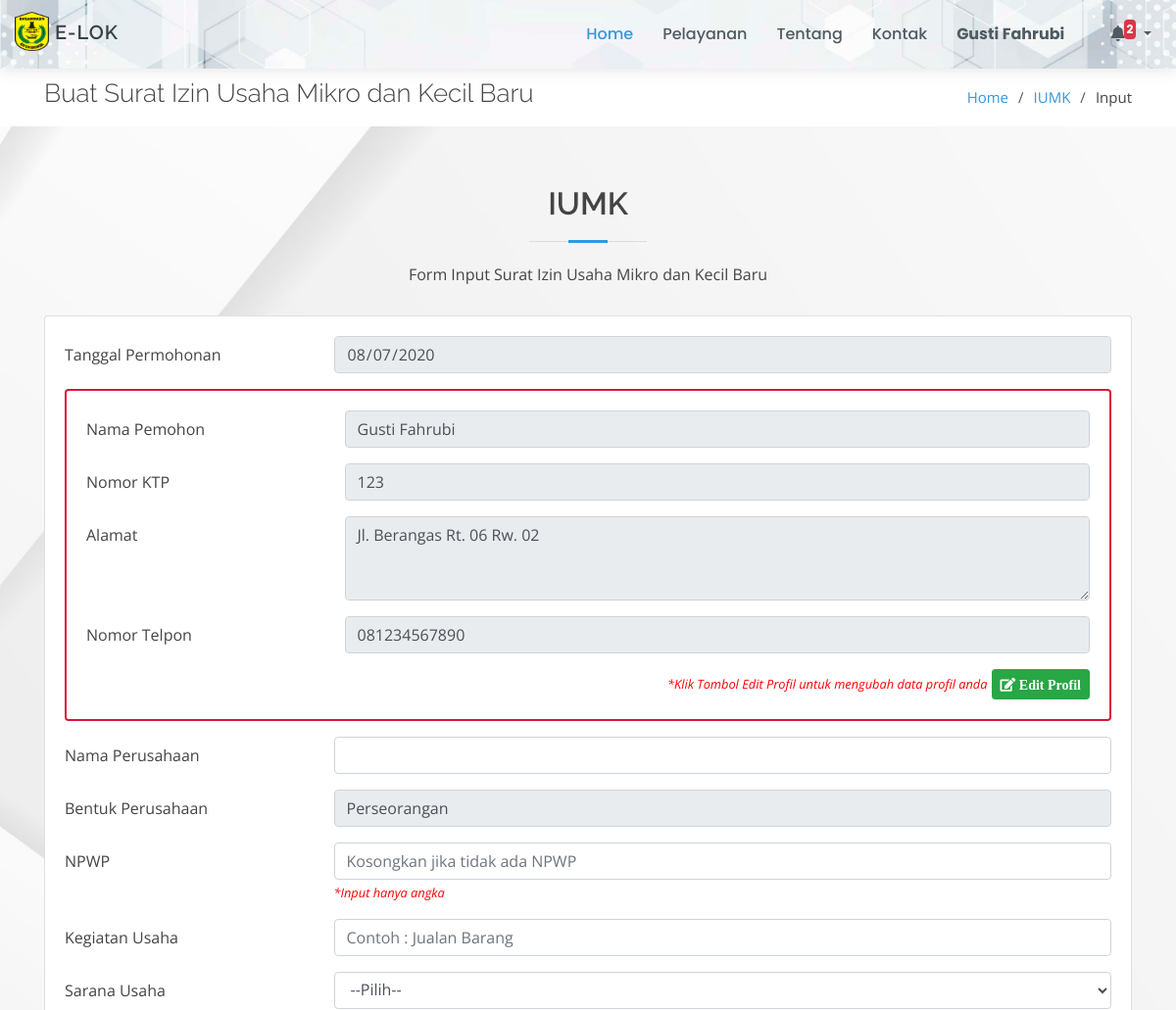
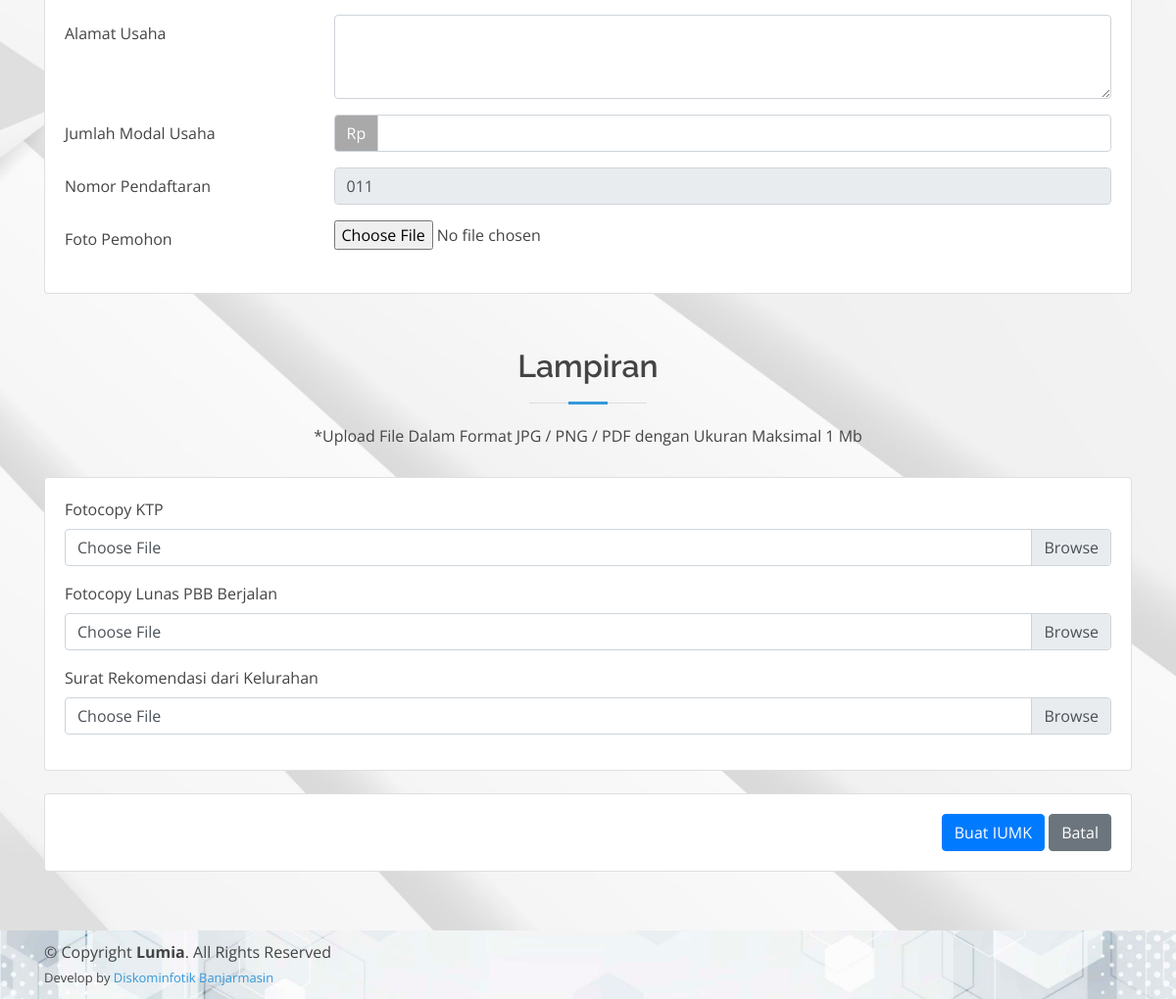
The page /page/iumk/input-iumk (signed in) on the database its author committed (2 pictures, top to bottom).
### tables this page shows
CREATE TABLE `masyarakat` (
  `id_masyarakat` int(11) NOT NULL,
  `nama` varchar(50) NOT NULL,
  `nik` int(25) NOT NULL,
  `tempat_lahir` varchar(50) NOT NULL,
  `tgl_lahir` date NOT NULL,
  `jk` varchar(12) NOT NULL,
  `agama` varchar(20) NOT NULL,
  `telpon` varchar(13) NOT NULL,
  `alamat` text NOT NULL,
  `password` text NOT NULL
);

CREATE TABLE `lampiran_iumk` (
  `id_lampiran` int(11) NOT NULL,
  `nama_lampiran` text NOT NULL
);

### config/config.php (called while the page is built, shortened)
<?php
function base_url($url = null)
{
	$base_url = "http://localhost/layanan-kecamatan";
	if ($url != null) {
		return $base_url . "/" . $url;
	} else {
		return $base_url;
	}
}

### page/iumk/input-iumk.php (the view, shortened to what this page needs)
<!DOCTYPE html>
<html lang="en">
<?php
include_once "../../config/config.php";
include_once "../../template/ui/head.php";
$idm      = $_SESSION['id_masyarakat'];
$data_mas = $koneksi->query("SELECT * FROM masyarakat WHERE id_masyarakat = '$idm'")->fetch_array();
$cekiumk = $koneksi->query("SELECT * FROM iumk");
if (mysqli_num_rows($cekiumk) === 0) {
    $query  = mysqli_query($koneksi, "SELECT max(nomor_urut) AS kode FROM nomor_urut_iumk");
    $data   = mysqli_fetch_array($query);
    $kode   = $data['kode'];
    $nourut = $kode++;
} else {
    $query  = mysqli_query($koneksi, "SELECT max(nomor_iumk) AS kode FROM iumk");
    $data   = mysqli_fetch_array($query);
    $kode   = $data['kode'];
    $nourut = (int) substr($kode, 8, 3);
    $nourut++;
}
?>
<body>
    <?php include_once "../../template/ui/header.php"; ?>
    <main id="main">
        <section id="breadcrumbs" class="breadcrumbs">
            <div class="container">
                <div class="d-flex justify-content-between align-items-center">
                    <h2>Buat Surat Izin Usaha Mikro dan Kecil Baru</h2>
                    <ol>
                        <li><a href="<?= base_url(); ?>">Home</a></li>
                        <li><a href="<?= base_url('page/iumk'); ?>">IUMK</a></li>
                        <li>Input</li>
                    </ol>
                </div>
            </div>
        </section>
        <section id="services" class="services graform">
            <div class="container">
                <div class="section-title">
                    <h2>IUMK</h2>
                    <p>Form Input Surat Izin Usaha Mikro dan Kecil Baru</p>
                </div>
                <form action="" method="POST" enctype="multipart/form-data" class="form-input">
                    <div class="row">
                        <div class="col-md-12">
                            <div class="card">
                                <div class="card-body">
                                    <div class="form-group row">
                                        <label for="tanggal" class="col-sm-3 col-form-label">Tanggal Permohonan</label>
                                        <div class="col-sm-9">
                                            <input type="date" class="form-control datepicker" id="tanggal" name="tanggal" value="<?= date('Y-m-d') ?>" required readonly>
                                        </div>
                                    </div>
                                    <div class="card mb-3" style="border: 2px solid crimson;">
                                        <div class="card-body">
                                            <div class="form-group row">
                                                <label for="nama_pemohon" class="col-sm-3 col-form-label">Nama Pemohon</label>
                                                <div class="col-sm-9">
                                                    <input name="nama_pemohon" id="nama_pemohon" class="form-control" required readonly value="<?= $data_mas['nama'] ?>">
                                                </div>
                                            </div>
                                            <div class="form-group row">
                                                <label for="nomor_ktp" class="col-sm-3 col-form-label">Nomor KTP</label>
                                                <div class="col-sm-9">
                                                    <input type="text" class="form-control" id="nomor_ktp" name="nomor_ktp" onkeypress="return Angkasaja(event)" maxlength="25" required readonly value="<?= $data_mas['nik'] ?>">
                                                </div>
                                            </div>
                                            <div class="form-group row">
                                                <label for="alamat" class="col-sm-3 col-form-label">Alamat</label>
                                                <div class="col-sm-9">
                                                    <textarea class="form-control" name="alamat" id="alamat" rows="3" required readonly><?= $data_mas['alamat'] ?></textarea>
                                                </div>
                                            </div>
                                            <div class="form-group row">
                                                <label for="no_telp" class="col-sm-3 col-form-label">Nomor Telpon</label>
                                                <div class="col-sm-9">
                                                    <input type="text" class="form-control" id="no_telp" name="no_telp" onkeypress="return Angkasaja(event)" required readonly maxlength="13" value="<?= $data_mas['telpon'] ?>">
                                                </div>
                                            </div>
                                            <div class="justify-content-between text-right" style="color: red; font-style: italic;">
                                                <small>*Klik Tombol Edit Profil untuk mengubah data profil anda</small> <a href="<?= base_url('profil') ?>" class="btn btn-success btn-sm"><i class="fa fa-edit"> Edit Profil</i></a>
                                            </div>
                                        </div>
                                    </div>
                                    <div class="form-group row">
                                        <label for="nama_perusahaan" class="col-sm-3 col-form-label">Nama Perusahaan</label>
                                        <div class="col-sm-9">
                                            <input type="text" class="form-control" id="nama_perusahaan" name="nama_perusahaan" required>
                                        </div>
                                    </div>
                                    <div class="form-group row">
                                        <label for="bentuk_perusahaan" class="col-sm-3 col-form-label">Bentuk Perusahaan</label>
                                        <div class="col-sm-9">
                                            <input type="text" class="form-control" id="bentuk_perusahaan" name="bentuk_perusahaan" required readonly value="Perseorangan">
                                        </div>
                                    </div>
                                    <div class="form-group row">
                                        <label for="npwp" class="col-sm-3 col-form-label">NPWP</label>
                                        <div class="col-sm-9">
                                            <input type="text" class="form-control" name="npwp" id="npwp" placeholder="Kosongkan jika tidak ada NPWP">
                                            <span style="color: red; font-style: italic;"><small>*Input hanya angka</small></span>
                                        </div>
                                    </div>
                                    <div class="form-group row">
                                        <label for="kegiatan_usaha" class="col-sm-3 col-form-label">Kegiatan Usaha</label>
                                        <div class="col-sm-9">
                                            <input type="text" class="form-control" name="kegiatan_usaha" id="kegiatan_usaha" required placeholder="Contoh : Jualan Barang">
                                        </div>
                                    </div>
                                    <div class="form-group row">
                                        <label for="sarana_usaha" class="col-sm-3 col-form-label">Sarana Usaha</label>
                                        <div class="col-sm-9">
                                            <select name="sarana_usaha" id="sarana_usaha" class="form-control" required>
                                                <option value="">--Pilih--</option>
                                            </select>
                                        </div>
                                    </div>
                                    <div class="form-group row">
                                        <label for="alamat_usaha" class="col-sm-3 col-form-label">Alamat Usaha</label>
                                        <div class="col-sm-9">
                                            <textarea class="form-control" name="alamat_usaha" id="alamat_usaha" rows="3" required></textarea>
                                        </div>
                                    </div>
                                    <div class="form-group row">
                                        <label for="jumlah_modal_usaha" class="col-sm-3 col-form-label">Jumlah Modal Usaha</label>
                                        <div class="col-sm-9">
                                            <div class="input-group">
                                                <div class="input-group-prepend">
                                                    <span class="input-group-text" style="background-color: darkgrey; color: white;">Rp</span>
                                                </div>
                                                <input type="text" name="jumlah_modal_usaha" id="jumlah_modal_usaha" class="form-control rupiah" required>
                                            </div>
                                        </div>
                                    </div>
                                    <div class="form-group row">
                                        <label for="nomor_pendaftaran" class="col-sm-3 col-form-label">Nomor Pendaftaran</label>
                                        <div class="col-sm-9">
                                            <input type="text" name="nomor_pendaftaran" id="nomor_pendaftaran" class="form-control" readonly value="<?= sprintf('%03s', $nourut) ?>">
                                        </div>
                                    </div>
                                    <div class="form-group row">
                                        <label class="col-sm-3 col-form-label">Foto Pemohon</label>
                                        <div class="col-sm-9">
                                            <input type="file" name="foto_pemohon" id="input-file-now-custom-2" class="dropify val_file" data-height="200" required>
                                        </div>
                                    </div>
                                </div>
                            </div>
                        </div>
                    </div>
                    <div class="section-title" style="margin-top: 5%;">
                        <h2>Lampiran</h2>
                        <p>*Upload File Dalam Format JPG / PNG / PDF dengan Ukuran Maksimal 1 Mb</p>
                    </div>
                    <div class="row">
                        <div class="col-md-12">
                            <div class="card">
                                <div class="card-body">
                                    <?php
                                    $datalampiran = $koneksi->query("SELECT * FROM lampiran_iumk ORDER BY id_lampiran ASC");
                                    foreach ($datalampiran as $lampiran) {
                                    ?>
                                        <div class="form-group">
                                            <label><?= $lampiran['nama_lampiran'] ?></label>
                                            <div class="custom-file">
                                                <label class="custom-file-label">Choose File</label>
                                            </div>
                                        </div>
                                    <?php } ?>
                                </div>
                            </div>
                        </div>
                        <div class="col-md-12" style="margin-top: 2%; text-align: right;">
                            <div class="card">
                                <div class="card-body">
                                    <button type="button" id="submit" class="btn btn-primary">Buat IUMK</button>
                                    <a href="<?= base_url('page/iumk') ?>" class="btn btn-secondary">Batal</a>
                                </div>
                            </div>
                        </div>
                    </div>
                </form>
            </div>
        </section>
    </main>
    <?php include_once "../../template/ui/footer.php"; ?>
</body>
</html>

### assets/ui/assets/css/style.css (style rules this page uses)
body { font-family: "Open Sans", sans-serif; color: #444444; }
a { color: #3498db; }
h1, h2, h3, h4, h5, h6 { font-family: "Raleway", sans-serif; }
section { padding: 60px 0; }
.section-title { text-align: center; padding-bottom: 30px; }
.section-title h2 { font-size: 32px; font-weight: 600; margin-bottom: 20px; padding-bottom: 20px; position: relative; }
.section-title h2::before { content: ''; position: absolute; display: block; width: 120px; height: 1px; background: #ddd; bottom: 1px; left: calc(50% - 60px); }
.section-title h2::after { content: ''; position: absolute; display: block; width: 40px; height: 3px; background: #3498db; bottom: 0; left: calc(50% - 20px); }
.section-title p { margin-bottom: 0; }
.breadcrumbs { padding: 10px 0; margin-top: 70px; background-color: #fff; }
.breadcrumbs h2 { font-size: 26px; font-weight: 300; }
.breadcrumbs ol { display: flex; flex-wrap: wrap; list-style: none; padding: 0; margin: 0; font-size: 15px; }
.breadcrumbs ol li+li { padding-left: 10px; }
.breadcrumbs ol li+li::before { display: inline-block; padding-right: 10px; color: #4f5a62; content: "/"; }
.graform { background: url('../../../bg-cover/putih2.jpg') center center no-repeat; background-size: cover; position: relative; }

### rows shown on the page
masyarakat: nama_pemohon "Gusti Fahrubi", nomor_ktp "123", alamat "Jl. Berangas Rt. 06 Rw. 02", no_telp "081234567890"
lampiran_iumk: nama_lampiran "Fotocopy KTP"
lampiran_iumk: nama_lampiran "Fotocopy Lunas PBB Berjalan"
lampiran_iumk: nama_lampiran "Surat Rekomendasi dari Kelurahan"

### other values the page prints
$_SESSION['nama'] "Gusti Fahrubi"
$jmltotal "2"
